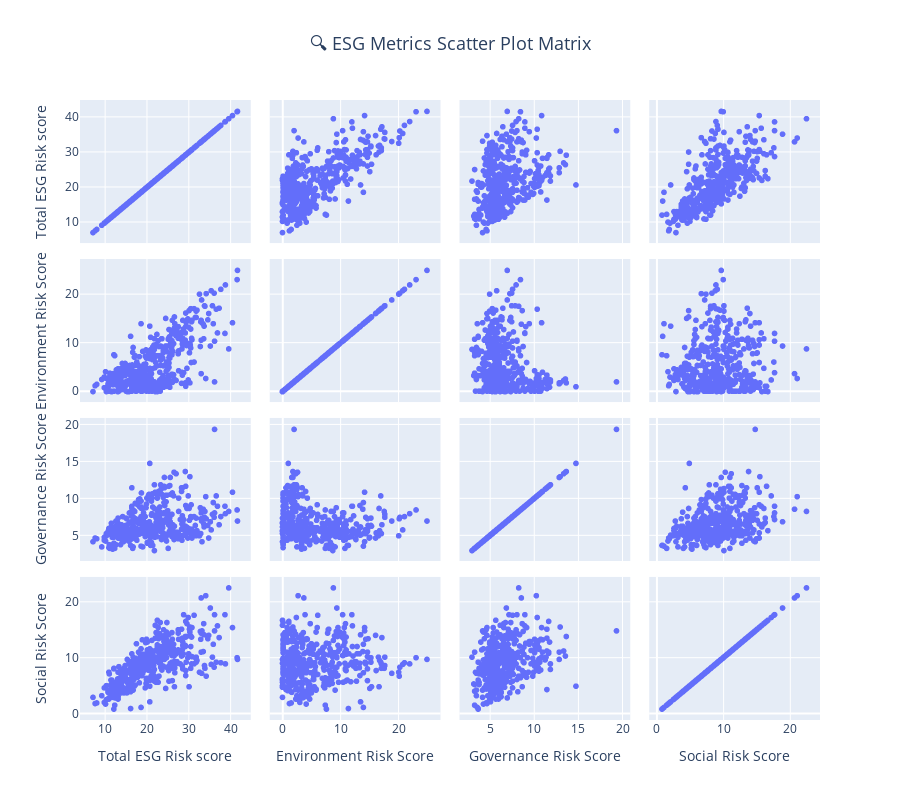

Notebook cell for this chart:
### Code cell
if len(esg_columns) >= 3:
    top_esg_cols = esg_columns[:4]
    fig = px.scatter_matrix(
        df[top_esg_cols].dropna(),
        dimensions=top_esg_cols,
        title="🔍 ESG Metrics Scatter Plot Matrix",
        height=800
    )
    fig.update_layout(
        title={
            'x': 0.5,
            'font': {'size': 18}
        }
    )
    fig.show()

### Figure 1 — Plotly figure (JSON) as saved in the notebook; plotly's stock layout.template omitted (floating-point values rounded to 4 significant figures; data arrays with more than 128 entries replaced by an {"elided": "..."} marker saying what was removed)
{"data": [{"dimensions": [{"axis": {"matches": true}, "label": "Total ESG Risk score", "values": {"elided": "430 float values"}}, {"axis": {"matches": true}, "label": "Environment Risk Score", "values": {"elided": "430 float values"}}, {"axis": {"matches": true}, "label": "Governance Risk Score", "values": {"elided": "430 float values"}}, {"axis": {"matches": true}, "label": "Social Risk Score", "values": {"elided": "430 float values"}}], "hovertemplate": "%{xaxis.title.text}=%{x}<br>%{yaxis.title.text}=%{y}<extra></extra>", "legendgroup": "", "marker": {"color": "#636efa", "symbol": "circle"}, "name": "", "showlegend": false, "type": "splom"}], "layout": {"dragmode": "select", "height": 800, "legend": {"tracegroupgap": 0}, "title": {"font": {"size": 18}, "text": "🔍 ESG Metrics Scatter Plot Matrix", "x": 0.5}}}
